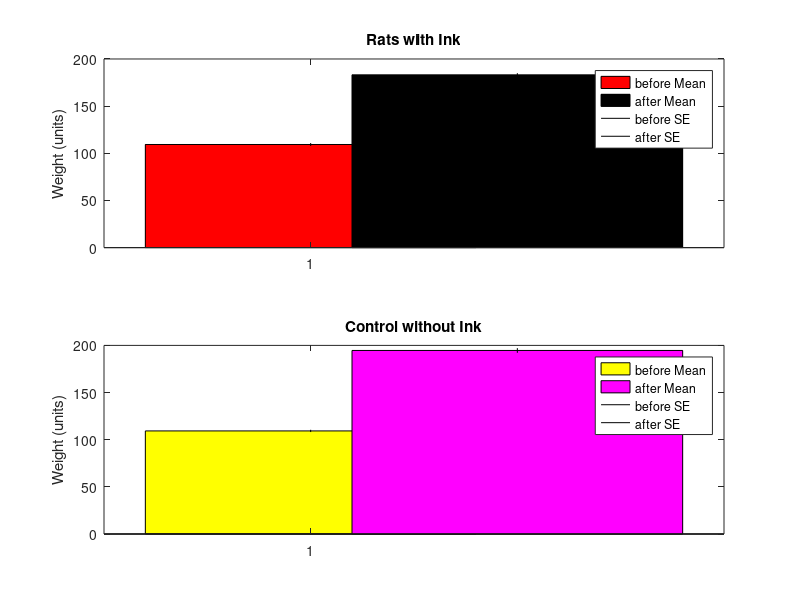
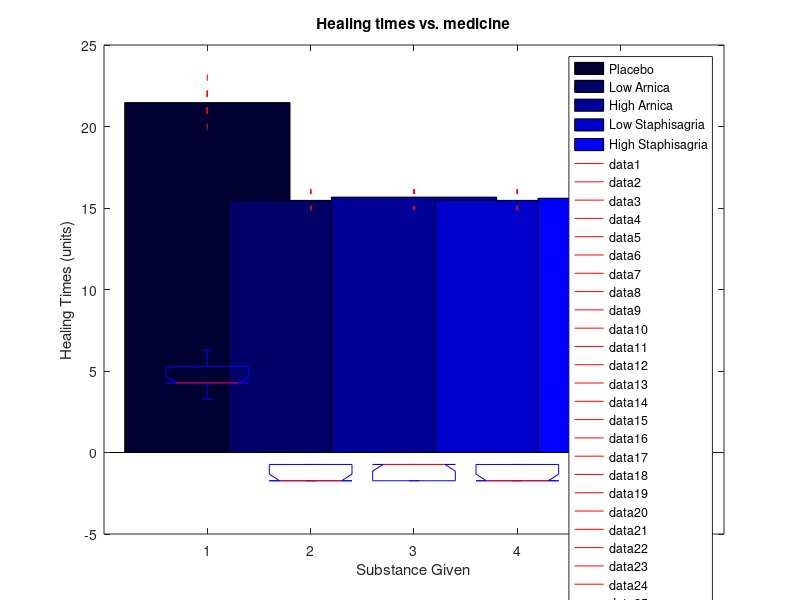

Write MATLAB code to recreate these figures, in order.
%%%%%%%%%%%%%%%%%%%%%%%%%%%%%%%%%%%%%%%%%%%%%%%%%%%%%%%%%%%%%%%%%%%%%%%%%%%
%%%%%%%%%%%%%%%%%%%%%%%%%%%%%%%%%%%%%%%%%%%%%%%%%%%%%%%%%%%%%%%%%%%%%%%%%%%
% Ian Christie
% Data Analysis
% Problem Set 1.3
% October 12, 2015
%%%%%%%%%%%%%%%%%%%%%%%%%%%%%%%%%%%%%%%%%%%%%%%%%%%%%%%%%%%%%%%%%%%%%%%%%%%
%%%%%%%%%%%%%%%%%%%%%%%%%%%%%%%%%%%%%%%%%%%%%%%%%%%%%%%%%%%%%%%%%%%%%%%%%%%


A = [15 16 17; 18 19 20; 21 22 23; 24 25 26];

if isequal([15; 18; 21; 24], A(:,1)),
    disp('Test 1: Correct');
else 
    disp('Test 1: Incorrect');
    disp('Correct Answer');
    A(:,1),
end

if isequal([15 16 17], A(1,:)),
    disp('Test 2: Correct');
else 
    disp('Test 2: Incorrect');
    disp('Correct Answer');
    A(1,:),
end

if isequal([15 16;18 19;21 22;24 25], A(:,[1 2])),
    disp('Test 3: Correct');
else 
    disp('Test 3: Incorrect');
    disp('Correct Answer');
    A(:,[1 2]),
end

if isequal([17 16 15;20 19 18;23 22 21;26 25 24], A(:,[3 2 1])),
    disp('Test 4: Correct');
else 
    disp('Test 4: Incorrect');
    disp('Correct Answer');
    A(:,[3 2 1]),
end

if isequal([31;37;43;49], A(:,1) + A(:,2)),
    disp('Test 5: Correct');
else 
    disp('Test 5: Incorrect');
    disp('Correct Answer');
    A(:,1) + A(:,2),
end

if isequal([16;19;22;25], A(:,[1+1])),
    disp('Test 6: Correct');
else 
    disp('Test 6: Incorrect');
    disp('Correct Answer');
    A(:,[1+1]),
end

if isequal([17 16;20 19;23 22;26 25], A(:,[1+2 1+1])),
    disp('Test 8a: Correct');
else 
    disp('Test 8a: Incorrect');
    disp('Correct Answer');
    A(:,[1+2 1+1]),
end

if isequal(15, A(1)),
    disp('Test 8b: Correct');
else 
    disp('Test 8b: Incorrect');
    disp('Correct Answer');
    A(1),
end

if isequal(18, A(2)),
    disp('Test 8c: Correct');
else 
    disp('Test 8c: Incorrect');
    disp('Correct Answer');
    A(2),
end

if isequal(21, A(3)),
    disp('Test 8d: Correct');
else 
    disp('Test 8d: Incorrect');
    disp('Correct Answer');
    A(3),
end

if isequal(24, A(4)),
    disp('Test 8e: Correct');
else 
    disp('Test 8e: Incorrect');
    disp('Correct Answer');
    A(4),
end

if isequal([21 24 16 19 22], A(3:7)),
    disp('Test 8f: Correct');
else 
    disp('Test 8f: Incorrect');
    disp('Correct Answer');
    A(3:7),
end

% Does it surprise you that you can address the elements of a 2-d matrix with a single index value?
% It did at first, but the conversion from n to the ith and jth position is really
% easy. Just i = ceil(n/mat.rows) and j = (n%mat.rows). Or matlab stores
% matrices linearly and performs appropriate operations when needing to

%%%%%%%%%%%%%%%%%%%%%%%%%%%%%%%%%%%%%%%%%%%%%%%%%%%%%%%%%%%%%%%%%%%%%%%%%%%
% Q2.1
% 
% i     j     k
%
% 2     6     5
% 
% 3     7     5
% 
% 4    13     5
% 
% 5    14     5
% 
% 6    15     5

% Q2.2
normPlate = 10;
normGrowth = 3;
mutPlate = 10;
mutGrowth = normGrowth / 2;

hour = 1;
numHours = 12;
while(hour <= numHours),
    normPlate = normPlate * normGrowth;
    mutPlate = mutPlate * mutGrowth;
    hour = hour + 1;
end
disp(sprintf('Normal Plate:    %d' ,normPlate)); % = 5314410
disp(sprintf('Mutation Plate:  %d' ,mutPlate));  % = 1297

%%%%%%%%%%%%%%%%%%%%%%%%%%%%%%%%%%%%%%%%%%%%%%%%%%%%%%%%%%%%%%%%%%%%%%%%%%%
% Q3.1
load('rat_ink.txt', '-ascii')
load('rat_noink.txt', '-ascii')

rat_ink_before = rat_ink(:,1);
rat_ink_after = rat_ink(:,2);

rat_noink_before = rat_noink(:,1);
rat_noink_after = rat_noink(:,2);

rat_ink_before_mean = mean(rat_ink_before);
rat_ink_after_mean = mean(rat_ink_after);

rat_noink_before_mean = mean(rat_noink_before);
rat_noink_after_mean = mean(rat_noink_after);

rat_ink_before_SE = std(rat_ink_before)/sqrt(length(rat_ink_before));
rat_ink_after_SE = std(rat_ink_after)/sqrt(length(rat_ink_after));

rat_noink_before_SE = std(rat_noink_before)/sqrt(length(rat_noink_before));
rat_noink_after_SE = std(rat_noink_after)/sqrt(length(rat_noink_after));

f1 = figure(1);
subplot(2,1,1);
bar(1,rat_ink_before_mean,'r');
hold on
bar(2,rat_ink_after_mean,'k');
plot([1 1],[rat_ink_before_mean-rat_ink_before_SE rat_ink_before_mean+rat_ink_before_SE],'k-');
plot([2 2],[rat_ink_after_mean-rat_ink_after_SE rat_ink_after_mean+rat_ink_after_SE],'k-');
ylabel('Weight (units)');
title('Rats with Ink');
legend('before Mean', 'after Mean', 'before SE', 'after SE');

subplot(2,1,2);
bar(1,rat_noink_before_mean,'y');
hold on;
bar(2,rat_noink_after_mean,'m');
plot([1 1],[rat_noink_before_mean-rat_noink_before_SE rat_noink_before_mean+rat_noink_before_SE],'k-');
plot([2 2],[rat_noink_after_mean-rat_noink_after_SE rat_noink_after_mean+rat_noink_after_SE],'k-');
ylabel('Weight (units)');
title('Control without Ink');
legend('before Mean', 'after Mean', 'before SE', 'after SE');

% Q3.2
[h,p] = ttest2(rat_ink_before, rat_ink_after);       %= 3.3090e-17
[h,p] = ttest2(rat_noink_before, rat_noink_after);   %= 4.2422e-17

% With an alpha value of .05 and a p-value of less than .5e-17, we can
% reject the null hypothesis that the samples of weights from before and
% after for each experiment came from the same distribution.

%Q3.3
rat_ink_change = rat_ink_after - rat_ink_before;
rat_noink_change = rat_noink_after - rat_noink_before;

[h,p] = ttest2(rat_ink_change, rat_noink_change);    %= 0.0026

% With an alpha value of .05 and a p-value of 0.0026, we can reject the
% null hypothesis that the presence of ink had no effect on the change in
% weight of the rat

%Q3.4
rat_ink_change_mean = mean(rat_ink_change);                     %= 73.9000
rat_noink_change_mean = mean(rat_noink_change);                 %= 85.3200

total_changes = cat(1,rat_ink_change, rat_noink_change);
total_changes_mean = mean(total_changes);                       %= 79.6100
total_changes_var = length(total_changes)*var(total_changes, 1);%= 1.6103e+03

ink_var = length(rat_ink_change)*var(rat_ink_change, 1);        %= 428.7000
noink_var = length(rat_noink_change)*var(rat_noink_change, 1);  %= 529.4960

within_var = ink_var + noink_var;                               %= 958.1960

between_var=length(rat_ink_change)*(rat_ink_change_mean-total_changes_mean)^2+length(rat_noink_change)*(rat_noink_change_mean-total_changes_mean)^2;
                                                                %= 652.0820
total_var = within_var + between_var;                           %= 1.6103e+03

total_changes_var - total_var;                                  %1.1369e-12 Rounds to 0, We didn't mess up!

explained_var = 100* between_var / total_var;                   %= 40.4950%

% We can explain around 40.5% of the total variation among change in
% weight by whether or not the animal had ink treatment.

%%%%%%%%%%%%%%%%%%%%%%%%%%%%%%%%%%%%%%%%%%%%%%%%%%%%%%%%%%%%%%%%%%%%%%%%%%%
%Q4.1
load('healing_times.txt', '-ascii');
f2 = figure(2);
for i = 1: 5,
    m = healing_times(:,i);
    se = std(healing_times(:,i))/sqrt(length(healing_times(:,i)));
    bar(i,mean(healing_times(:,i)), 'FaceColor', [0 0 .2*i]);
    hold on
end
legend('Placebo', 'Low Arnica','High Arnica','Low Staphisagria','High Staphisagria','Standard Errors');

for i = 1: 5,
    m = healing_times(:,i);
    se = std(healing_times(:,i))/sqrt(length(healing_times(:,i)));
    plot([i i], [m-se m+se], '-r');
end

xlabel('Substance Given');
ylabel('Healing Times (units)');
title('Healing times vs. medicine');

%Q4
[p_a,table]=anova1(healing_times);
% p_a =
% 
%    9.9681e-45
% 
% 
% table = 
% 
%     'Source'     'SS'          'df'    'MS'          'F'           'Prob>F'    
%     'Columns'    [420.5333]    [ 4]    [105.1333]    [332.5000]    [9.9681e-45]
%     'Error'      [ 22.1333]    [70]    [  0.3162]            []              []
%     'Total'      [442.6667]    [74]            []            []              []

% With the anova we can reject null hypothesis that these samples have a
% distribution of with a similar mean with an alpha value of .05 and a
% p-value of 9.9681e-45. There is a significant difference between the
% means, which suggests that healing time is dependent on substance given.



